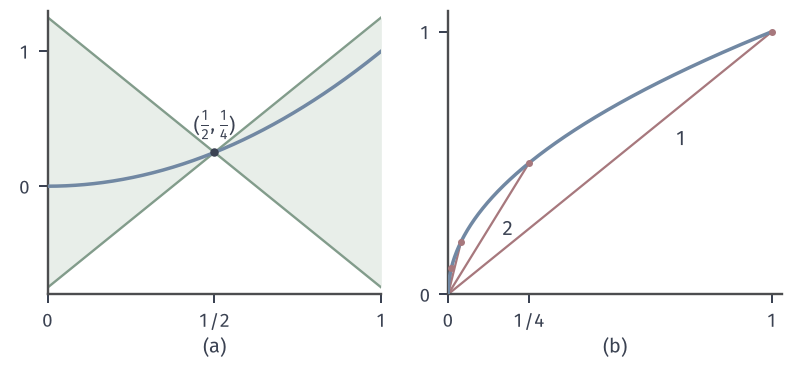

Write the Python code that produced this figure.
from pathlib import Path
import sys
ROOT = next(p for p in Path(__file__).resolve().parents if (p/"build.sh").is_file() and (p/"tex/book.tex").is_file())
sys.path.insert(0, str(ROOT/"figures/00-shared/mathematical-preliminaries-upper/00-shared/comprehension-figures"))
from support import figure, save, BLUE, GREEN, YELLOW, RED, PURPLE, INK, MUTED, GRID, BLUE_FILL, GREEN_FILL, YELLOW_FILL, RED_FILL, PURPLE_FILL
import numpy as np

# (a) x^2 on [0,1] inside cone y=1/4 +- 2|x-1/2|; (b) sqrt(x), chords from 0 with slopes 1,2,5,10.
fig, axes = figure(width_mm=112, height_mm=52, ncols=2)
fig.set_layout_engine(None)
fig.subplots_adjust(left=.06, right=.985, top=.97, bottom=.2, wspace=.2)
a = axes[0]
x = np.linspace(0, 1, 400)
c = lambda s: .25+s*2*np.abs(x-.5)
a.fill_between(x, c(-1), c(1), color=GREEN_FILL, lw=0, zorder=1)
a.plot(x, c(1), color=GREEN, lw=.95, zorder=2); a.plot(x, c(-1), color=GREEN, lw=.95, zorder=2)
a.plot(x, x**2, color=BLUE, lw=1.4, zorder=3)
a.plot([.5], [.25], 'o', ms=3.4, color=INK, mew=0, zorder=4)
a.text(.5, .34, r'$(\frac{1}{2},\frac{1}{4})$', ha='center', va='bottom', color=INK)
a.set_xlim(0, 1); a.set_ylim(-.8, 1.3); a.set_xticks([0, .5, 1]); a.set_xticklabels(['0', '1/2', '1']); a.set_yticks([0, 1])
b = axes[1]
xx = np.linspace(0, 1, 600)
b.plot(xx, np.sqrt(xx), color=BLUE, lw=1.4, zorder=3)
for t, s in ((1, 1), (.25, 2), (.04, 5), (.01, 10)):
    b.plot([0, t], [0, np.sqrt(t)], color=RED, lw=.9, zorder=2)
    b.plot([t], [np.sqrt(t)], 'o', ms=2.8, color=RED, mew=0, zorder=4)
b.text(.72, .59, '$1$', color=INK, ha='center', va='center')
b.text(.185, .245, '$2$', color=INK, ha='center', va='center')
b.set_xlim(0, 1.03); b.set_ylim(0, 1.08); b.set_xticks([0, .25, 1]); b.set_xticklabels(['0', '1/4', '1']); b.set_yticks([0, 1])
for ax, s in zip(axes, '(a) (b)'.split()):
    ax.spines['left'].set_linewidth(.95); ax.spines['bottom'].set_linewidth(.95)
    q = ax.get_position(); fig.text((q.x0+q.x1)/2, .03, s, ha='center', va='bottom')
save(fig, Path(__file__).resolve().parent, 'figure', {'formula': 'x^2, cone 1/4+-2|x-1/2|; sqrt(x), chord slopes 1/sqrt(t)'})
